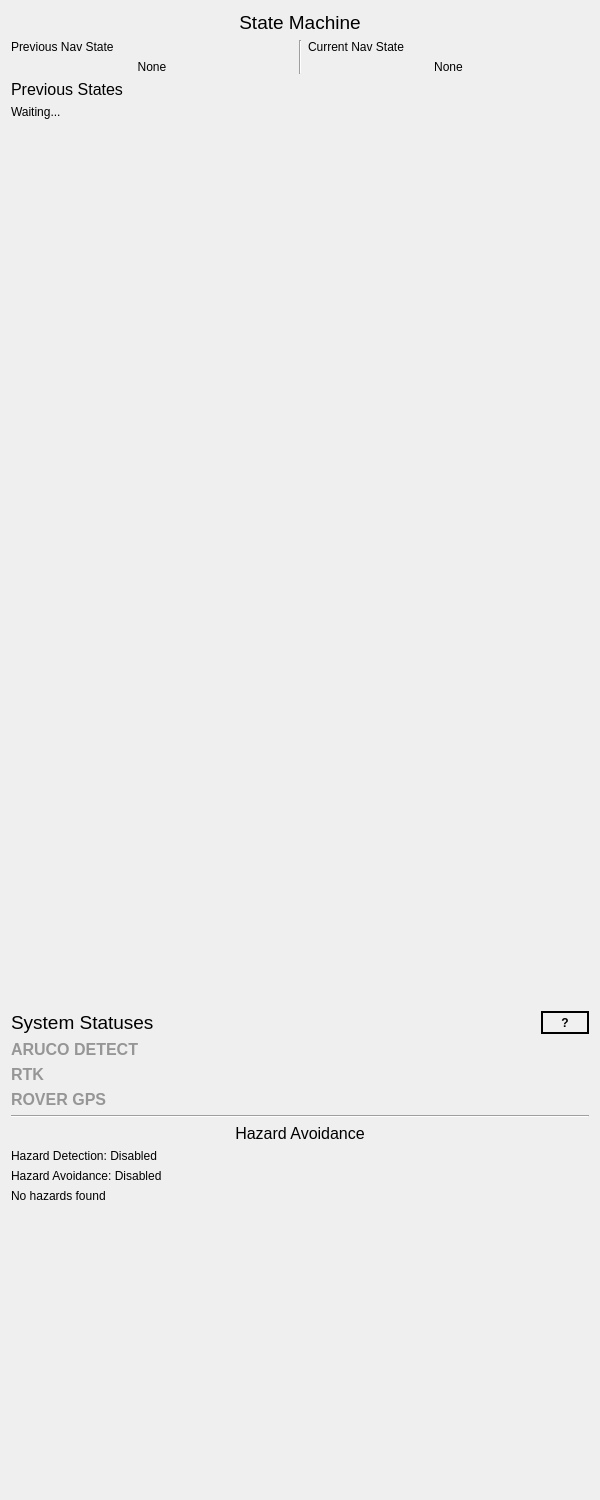
          <widget class="QWidget" name="column3_container">
           <property name="minimumSize">
            <size>
             <width>600</width>
             <height>1500</height>
            </size>
           </property>
           <property name="maximumSize">
            <size>
             <width>600</width>
             <height>1500</height>
            </size>
           </property>
           <!-- Column 3 Layout (Previous State Column) -->
           <layout class="QVBoxLayout" name="verticalLayout_13">
            <property name="alignment">
             <set>Qt::AlignTop</set>
            </property>
            <!-- State Machine Dash Section Label Item -->
            <item>
             <!-- State Machine Dash Section Label -->
             <widget class="QLabel" name="StateMachineLabel">
              <property name="text">
               <string>&lt;html&gt;&lt;head/&gt;&lt;body&gt;&lt;p&gt;&lt;span style=&quot; font-size:14pt;&quot;&gt;State Machine&lt;/span&gt;&lt;/p&gt;&lt;/body&gt;&lt;/html&gt;</string>
              </property>
              <property name="scaledContents">
               <bool>false</bool>
              </property>
              <property name="alignment">
               <set>Qt::AlignCenter</set>
              </property>
             </widget>
            </item>
            <!-- State Machine previous and current Navigation states Item -->
            <item>
             <layout class="QHBoxLayout" name="horizontalLayout_5">
              <!-- Vertical Box that has the PREVIOUS state -->
              <item>
               <layout class="QVBoxLayout" name="verticalLayout_11">
                <item>
                 <widget class="QLabel" name="PreviousNavStateLabel">
                  <property name="text">
                   <string>Previous Nav State</string>
                  </property>
                 </widget>
                </item>
                <item>
                 <widget class="QLabel" name="PreviousNavStateDisplay">
                  <property name="text">
                   <string>None</string>
                  </property>
                  <property name="alignment">
                   <set>Qt::AlignCenter</set>
                  </property>
                 </widget>
                </item>
               </layout>
              </item>
              <!-- Vertical Dividing Line (divides previous and current state columns) -->
              <item>
               <widget class="Line" name="line">
                <property name="orientation">
                 <enum>Qt::Vertical</enum>
                </property>
               </widget>
              </item>
              <!-- Vertical Box that has the CURRENT state -->
              <item>
               <layout class="QVBoxLayout" name="verticalLayout_11">
                <item>
                 <widget class="QLabel" name="CurrentNavStateLabel">
                  <property name="text">
                   <string>Current Nav State</string>
                  </property>
                 </widget>
                </item>
                <item>
                 <widget class="QLabel" name="CurrentNavStateDisplay">
                  <property name="text">
                   <string>None</string>
                  </property>
                  <property name="alignment">
                   <set>Qt::AlignCenter</set>
                  </property>
                 </widget>
                </item>
               </layout>
              </item>
             </layout>
            </item>
            <!-- Right Column Label Item -->
            <item alignment="Qt::AlignTop">
             <!-- Right Column Label Widget (Previous States) -->
             <widget class="QLabel" name="PreviousStatesLabel">
              <property name="text">
               <string>&lt;html&gt;&lt;head/&gt;&lt;body&gt;&lt;p&gt;&lt;span style=&quot; font-size:12pt;&quot;&gt;Previous States&lt;/span&gt;&lt;/p&gt;&lt;/body&gt;&lt;/html&gt;</string>
              </property>
              <property name="scaledContents">
               <bool>false</bool>
              </property>
              <property name="alignment">
               <set>Qt::AlignTop</set>
              </property>
             </widget>
            </item>
            <item>
             <widget class="QLabel" name="PreviousStatesList">
              <property name="text">
               <string>Waiting...</string>
              </property>
              <property name="alignment">
                <set>Qt::AlignLeft</set>
              </property>
              <property name="minimumSize">
               <size>
                <width>500</width>
                <height>900</height>
               </size>
              </property>
             </widget>
            </item>
            <!-- System Status Label Item -->
            <item>
            <layout class="QHBoxLayout" name="systemStatusLayout">
            <!-- System Status Label -->
            <item>
               <widget class="QLabel" name="SystemStatusLabel">
               <property name="text">
               <string>&lt;html&gt;&lt;head/&gt;&lt;body&gt;&lt;p&gt;&lt;span style=&quot; font-size:14pt;&quot;&gt;System Statuses&lt;/span&gt;&lt;/p&gt;&lt;/body&gt;&lt;/html&gt;</string>
               </property>
               <property name="alignment">
               <set>Qt::AlignTop</set>
               </property>
               </widget>
            </item>

            <!-- Help Button -->
            <item>
            <widget class="QToolButton" name="SystemStatusHelpButton">
            <property name="text">
            <string>?</string>
            </property>
            <property name="toolTip">
             <string>
               &lt;html&gt;&lt;body&gt;
               This section displays the current status of the rover's various systems.&lt;br&gt;
               &lt;span style="color:gray;"&gt;Grey&lt;/span&gt;: No status is being published.&lt;br&gt;
               &lt;span style="color:red;"&gt;Red&lt;/span&gt;: System is not good.&lt;br&gt;
               &lt;span style="color:yellow;"&gt;Yellow&lt;/span&gt;: Rover GPS is publishing, but not using RTK.&lt;br&gt;
               &lt;span style="color:green;"&gt;Green&lt;/span&gt;: System is running.
               &lt;/body&gt;&lt;/html&gt;
            </string>
            </property>
            <property name="autoRaise">
            <bool>true</bool>
            </property>
            <property name="maximumSize">
            <size>
               <width>48</width>
               <height>48</height>
            </size>
            </property>
            <property name="styleSheet">
            <string notr="true">
               QToolButton {
                  border: 2px solid black;
                  border-radius: 12px;
                  background-color: #f0f0f0;
                  font-weight: bold;
                  padding: 0px;
               }
               QToolButton:hover {
                  background-color: #dcdcdc;
               }
            </string>
            </property>
            </widget>

            </item>
            </layout>
            </item>

            <!-- Statuses of all systems -->
            <item>
             <layout class="QVBoxLayout" name="horizontalLayout_3">
              <item alignment="Qt::AlignTop">
               <widget class="QLabel" name="ArucoSystemStatus">
                <property name="text">
                 <string>ARUCO DETECT</string>
                </property>
                <property name="styleSheet">
                 <string>font-size: 12pt; font-weight: bold; color: rgb(150, 150, 150);</string>
                </property>
               </widget>
              </item>
              <item alignment="Qt::AlignTop">
               <widget class="QLabel" name="RTKSystemStatus">
                <property name="text">
                 <string>RTK</string>
                </property>
                <property name="styleSheet">
                 <string>font-size: 12pt; font-weight: bold; color: rgb(150, 150, 150);</string>
                </property>
               </widget>
              </item>
              <item alignment="Qt::AlignTop">
               <widget class="QLabel" name="RoverGPSStatus">
                <property name="text">
                 <string>ROVER GPS</string>
                </property>
                <property name="styleSheet">
                 <string>font-size: 12pt; font-weight: bold; color: rgb(150, 150, 150);</string>
                </property>
               </widget>
              </item>

              
              <!-- <item alignment="Qt::AlignTop">
               <widget class="QLabel" name="ObjectSystemStatus">
                <property name="text">
                 <string>ARUCO DETECT</string>
                </property>
                <property name="styleSheet">
                 <string>font-size: 12pt; font-weight: bold; color: rgb(57, 255, 20);</string>
                </property>
               </widget>
              </item> -->
             </layout>
            </item>
            <!-- Horizontal Dividing Line -->
            <item>
             <widget class="Line" name="line_3">
              <property name="orientation">
               <enum>Qt::Horizontal</enum>
              </property>
             </widget>
            </item>
            <!-- Hazard Avoidance -->
            <item>
             <!-- Hazard Avoidance Dash Section Label -->
             <widget class="QLabel" name="HazardAvoidanceLabel">
              <property name="text">
               <string>&lt;html&gt;&lt;head/&gt;&lt;body&gt;&lt;p&gt;&lt;span style=&quot; font-size:12pt;&quot;&gt;Hazard Avoidance&lt;/span&gt;&lt;/p&gt;&lt;/body&gt;&lt;/html&gt;</string>
              </property>
              <property name="scaledContents">
               <bool>false</bool>
              </property>
              <property name="alignment">
               <set>Qt::AlignCenter</set>
              </property>
             </widget>
            </item>
            <!-- Vertical Box that has Hazard Avoidance Items -->
            <item>
             <layout class="QVBoxLayout" name="verticalLayout_11">
              <!-- Hazard Detection -->
              <item>
               <widget class="QLabel" name="HazardDetection">
                <property name="text">
                 <string>Hazard Detection: Disabled</string>
                </property>
               </widget>
              </item>
              <!-- Hazard Avoidance Status -->
              <item>
               <widget class="QLabel" name="HazardAvoidance">
                <property name="text">
                 <string>Hazard Avoidance: Disabled</string>
                </property>
               </widget>
              </item>
              <!-- Hazards Found -->
              <item>
               <widget class="QLabel" name="HazardsFound">
                <property name="text">
                 <string>No hazards found</string>
                </property>
               </widget>
              </item>
             </layout>
            </item>
           </layout>
          </widget>
